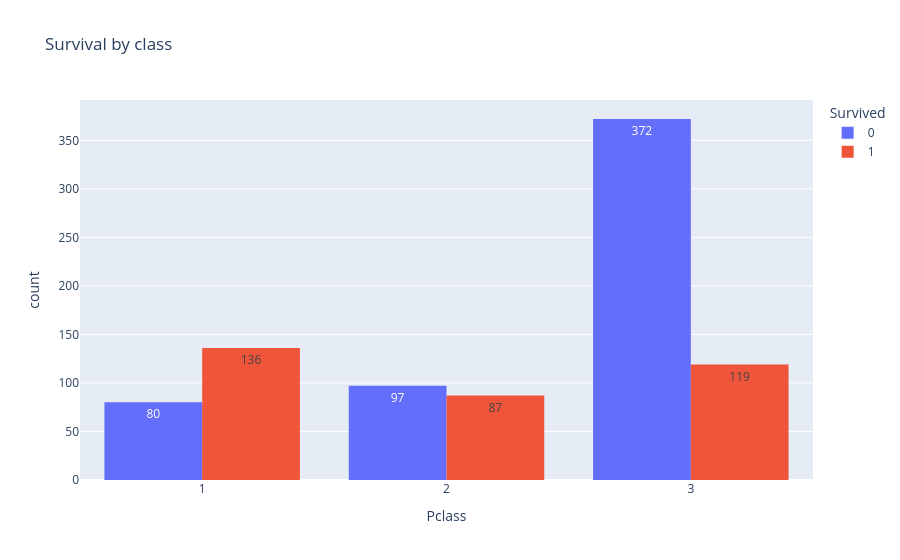

Notebook code for this chart:
### Markdown cell above
Для построения графика countplot используем функцию px.histogram() (для barplot подойдет px.bar()). Начнем с варианта, когда разбитые по какому-либо признаку столбцы стоят рядом друг с другом (grouped).

### Code cell
px.histogram(titanic, # возьмем данные
             x = 'Pclass', # диаграмму будем строить по столбцу Pclass
             color = 'Survived', # с разбивкой на выживших и погибших
             barmode = 'group', # разделенные столбцы располагаются рядом друг с другом
             text_auto = True, # выведем количество наблюдений в каждом столбце
             title = 'Survival by class' # также добавим заголовок
             )

### Figure 1 — Plotly figure (JSON) as saved in the notebook; plotly's stock layout.template omitted (floating-point values rounded to 4 significant figures; data arrays with more than 128 entries replaced by an {"elided": "..."} marker saying what was removed)
{"data": [{"alignmentgroup": "True", "bingroup": "x", "hovertemplate": "Survived=0<br>Pclass=%{x}<br>count=%{y}<extra></extra>", "legendgroup": "0", "marker": {"color": "#636efa", "pattern": {"shape": ""}}, "name": "0", "offsetgroup": "0", "orientation": "v", "showlegend": true, "texttemplate": "%{value}", "type": "histogram", "x": {"elided": "549 int values"}, "xaxis": "x", "yaxis": "y"}, {"alignmentgroup": "True", "bingroup": "x", "hovertemplate": "Survived=1<br>Pclass=%{x}<br>count=%{y}<extra></extra>", "legendgroup": "1", "marker": {"color": "#EF553B", "pattern": {"shape": ""}}, "name": "1", "offsetgroup": "1", "orientation": "v", "showlegend": true, "texttemplate": "%{value}", "type": "histogram", "x": {"elided": "342 int values"}, "xaxis": "x", "yaxis": "y"}], "layout": {"barmode": "group", "legend": {"title": {"text": "Survived"}, "tracegroupgap": 0}, "title": {"text": "Survival by class"}, "xaxis": {"anchor": "y", "domain": [0, 1], "title": {"text": "Pclass"}}, "yaxis": {"anchor": "x", "domain": [0, 1], "title": {"text": "count"}}}}
